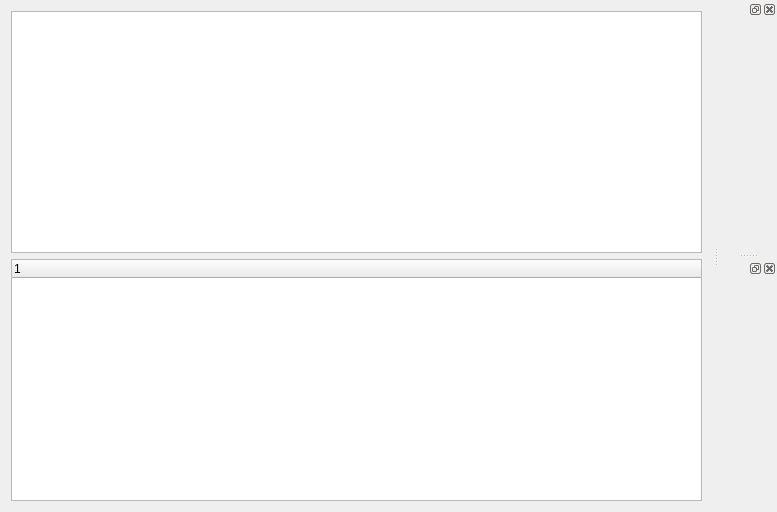
<?xml version="1.0" encoding="UTF-8"?>
<ui version="4.0">
 <class>DockTest</class>
 <widget class="QMainWindow" name="DockTest">
  <property name="geometry">
   <rect>
    <x>0</x>
    <y>0</y>
    <width>777</width>
    <height>512</height>
   </rect>
  </property>
  <property name="windowTitle">
   <string>DockTest</string>
  </property>
  <widget class="QWidget" name="centralWidget">
   <layout class="QGridLayout" name="gridLayout">
    <item row="0" column="0">
     <layout class="QVBoxLayout" name="verticalLayout">
      <item>
       <widget class="QListWidget" name="listWidget"/>
      </item>
      <item>
       <widget class="QTreeWidget" name="treeWidget">
        <column>
         <property name="text">
          <string notr="true">1</string>
         </property>
        </column>
       </widget>
      </item>
     </layout>
    </item>
   </layout>
  </widget>
  <widget class="QDockWidget" name="dockWidget">
   <attribute name="dockWidgetArea">
    <number>2</number>
   </attribute>
   <widget class="QWidget" name="dockWidgetContents"/>
  </widget>
  <widget class="QDockWidget" name="dockWidget_2">
   <attribute name="dockWidgetArea">
    <number>2</number>
   </attribute>
   <widget class="QWidget" name="dockWidgetContents_2"/>
  </widget>
 </widget>
 <layoutdefault spacing="6" margin="11"/>
 <resources/>
 <connections/>
</ui>
